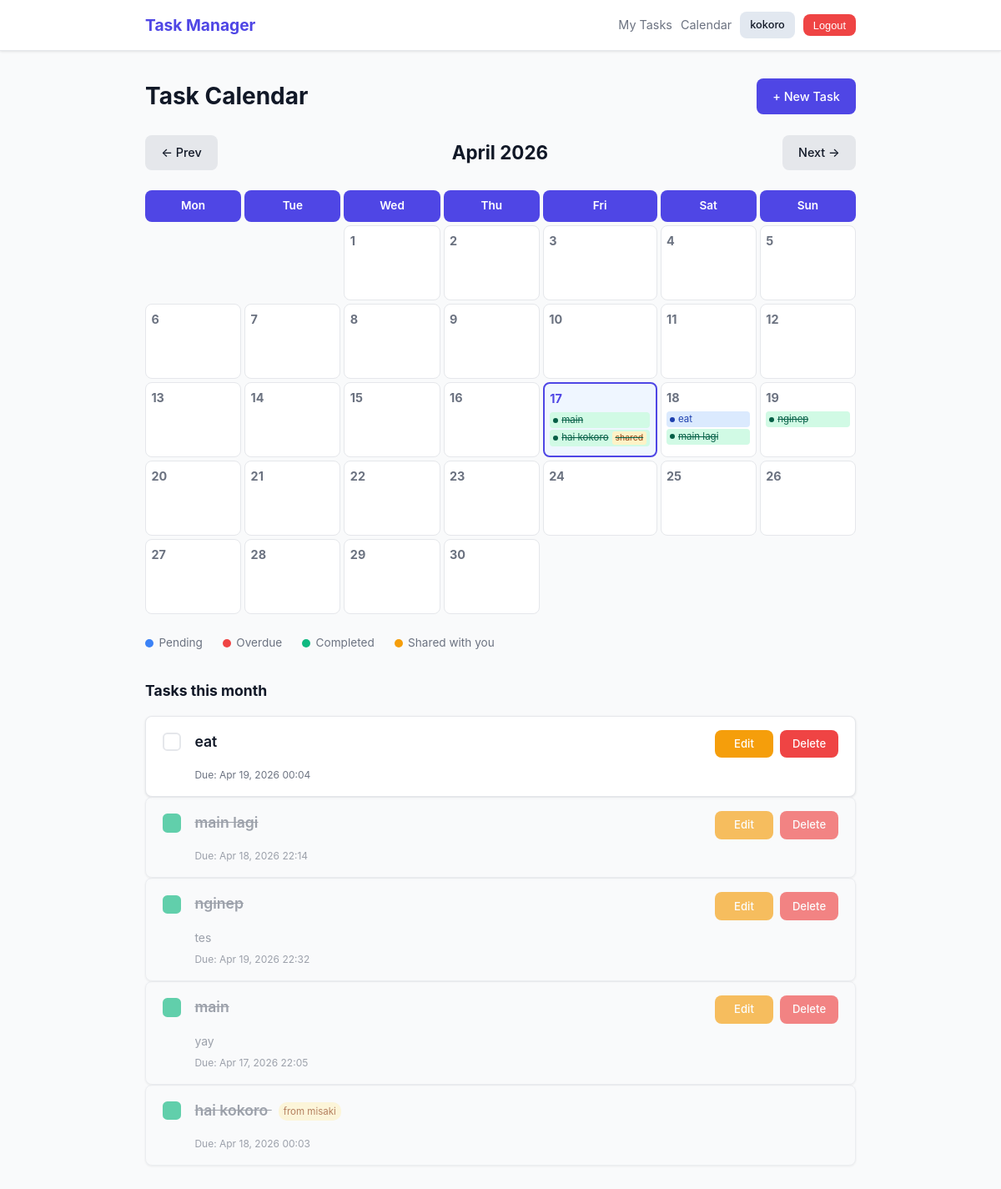
Page /calendar/?year=2026&month=4 (signed in) on the committed database.
### tasks/models.py (models this page shows, shortened)
class Task(models.Model):
    user = models.ForeignKey(User, on_delete=models.CASCADE, related_name='tasks')
    title = models.CharField(max_length=200)
    description = models.TextField(blank=True)
    completed = models.BooleanField(default=False)
    deadline = models.DateTimeField(null=True, blank=True)
    created_at = models.DateTimeField(auto_now_add=True)
    updated_at = models.DateTimeField(auto_now=True)
    shared_with = models.ManyToManyField(
        User,
        through='SharedTask',
        related_name='shared_tasks',
        blank=True,
    )
    class Meta:
        ordering = ['-created_at']
    @property
    def is_overdue(self):
        if self.deadline and not self.completed:
            return timezone.now() > self.deadline
        return False

### tasks/views.py (the view)
# urls.py: path('calendar/', views.calendar_view, name='calendar'),
@login_required
def calendar_view(request):
    today = date.today()
    year = int(request.GET.get('year', today.year))
    month = int(request.GET.get('month', today.month))
    if month < 1:
        month = 12
        year -= 1
    elif month > 12:
        month = 1
        year += 1
    own_tasks = Task.objects.filter(
        user=request.user,
        deadline__year=year,
        deadline__month=month,
    )
    shared_tasks = Task.objects.filter(
        shared_with=request.user,
        deadline__year=year,
        deadline__month=month,
    )
    all_tasks = list(own_tasks) + list(shared_tasks)
    tasks_by_day = {}
    for task in all_tasks:
        day = task.deadline.day
        if day not in tasks_by_day:
            tasks_by_day[day] = []
        tasks_by_day[day].append(task)
    cal = calendar.monthcalendar(year, month)
    prev_month = month - 1 if month > 1 else 12
    prev_year = year if month > 1 else year - 1
    next_month = month + 1 if month < 12 else 1
    next_year = year if month < 12 else year + 1
    context = {
        'year': year,
        'month': month,
        'month_name': calendar.month_name[month],
        'cal': cal,
        'tasks_by_day': tasks_by_day,
        'today': today,
        'prev_month': prev_month,
        'prev_year': prev_year,
        'next_month': next_month,
        'next_year': next_year,
        'day_names': ['Mon', 'Tue', 'Wed', 'Thu', 'Fri', 'Sat', 'Sun'],
    }
    return render(request, 'tasks/calendar.html', context)

### tasks/templates/tasks/calendar.html (shortened to what this page needs)
{% extends 'base.html' %}
{% block content %}
<div class="page-header">
    <h1>Task Calendar</h1>
    <a href="{% url 'task_create' %}" class="btn btn-primary">+ New Task</a>
</div>
<div class="cal-nav">
    <a href="?year={{ prev_year }}&month={{ prev_month }}" class="btn btn-secondary">← Prev</a>
    <h2 class="cal-month-title">{{ month_name }} {{ year }}</h2>
    <a href="?year={{ next_year }}&month={{ next_month }}" class="btn btn-secondary">Next →</a>
</div>
<div class="cal-grid">
    {% for day_name in day_names %}
        <div class="cal-header-cell">{{ day_name }}</div>
    {% endfor %}
    {% for week in cal %}
        {% for day in week %}
            <div class="cal-cell {% if day == 0 %}cal-empty{% endif %} {% if day == today.day and month == today.month and year == today.year %}cal-today{% endif %}">
                {% if day != 0 %}
                    <div class="cal-day-number">{{ day }}</div>
                    {% if tasks_by_day|length %}
                        {% for task_day, day_tasks in tasks_by_day.items %}
                            {% if task_day == day %}
                                {% for task in day_tasks %}
                                    <div class="cal-task {% if task.completed %}cal-task-done{% elif task.is_overdue %}cal-task-overdue{% else %}cal-task-pending{% endif %}">
                                        <span class="cal-task-dot"></span>
                                        <span class="cal-task-name">{{ task.title }}</span>
                                        {% if task.user != request.user %}
                                            <span class="cal-shared-badge">shared</span>
                                        {% endif %}
                                    </div>
                                {% endfor %}
                            {% endif %}
                        {% endfor %}
                    {% endif %}
                {% endif %}
            </div>
        {% endfor %}
    {% endfor %}
</div>
<div class="cal-legend">
    <span class="legend-item"><span class="legend-dot dot-pending"></span> Pending</span>
    <span class="legend-item"><span class="legend-dot dot-overdue"></span> Overdue</span>
    <span class="legend-item"><span class="legend-dot dot-done"></span> Completed</span>
    <span class="legend-item"><span class="legend-dot dot-shared"></span> Shared with you</span>
</div>
<div class="cal-task-list-section">
    <h3>Tasks this month</h3>
    {% if tasks_by_day %}
        {% for task_day, day_tasks in tasks_by_day.items %}
            {% for task in day_tasks %}
                <div id="task-{{ task.pk }}" class="task-card {% if task.completed %}task-completed{% elif task.is_overdue %}task-overdue{% endif %}">
                    <div class="task-checkbox">
                        <form method="post" action="{% url 'task_toggle' task.pk %}">
                            <button type="submit" class="checkbox-btn {% if task.completed %}checkbox-checked{% endif %}" aria-label="Toggle task completion"></button>
                        </form>
                    </div>
                    <div class="task-content">
                        <h3 class="task-title {% if task.completed %}strikethrough{% endif %}">
                            {{ task.title }}
                            {% if task.user != request.user %}
                                <span class="owner-badge">from {{ task.user.username }}</span>
                            {% endif %}
                        </h3>
                        {% if task.description %}
                            <p class="task-description">{{ task.description }}</p>
                        {% endif %}
                        <div class="task-meta-row">
                            <small class="task-meta">Due: {{ task.deadline|date:"M d, Y H:i" }}</small>
                        </div>
                    </div>
                    <div class="task-actions">
                        {% if task.user == request.user %}
                            <a href="{% url 'task_update' task.pk %}" class="btn btn-warning btn-sm">Edit</a>
                            <a href="{% url 'task_delete' task.pk %}" class="btn btn-danger btn-sm">Delete</a>
                        {% endif %}
                    </div>
                </div>
            {% endfor %}
        {% endfor %}
    {% else %}
        <div class="empty-state">
            <div class="empty-icon">📭</div>
            <p>No tasks with deadlines in {{ month_name }} {{ year }}.</p>
            <a href="{% url 'task_create' %}" class="btn btn-primary">Add a Task</a>
        </div>
    {% endif %}
</div>
{% endblock %}

### templates/base.html (shortened to what this page needs)
{% load static %}
<!DOCTYPE html>
<html lang="en">
<head>
    <link rel="stylesheet" href="{% static 'css/style.css' %}">
</head>
<body>
<nav class="navbar">
    <div class="nav-container">
        <a href="{% url 'task_list' %}" class="nav-brand">Task Manager</a>
        <div class="nav-links">
            {% if request.user.is_authenticated %}
                <a href="{% url 'task_list' %}" class="nav-link">My Tasks</a>
                <a href="{% url 'calendar' %}" class="nav-link">Calendar</a>
                <span class="btn btn-user btn-sm">{{ request.user.username }}</span>
                <form method="post" action="{% url 'logout' %}" class="nav-logout-form">
                    <button type="submit" class="btn btn-logout btn-sm">Logout</button>
                </form>
            {% else %}
                <a href="{% url 'login' %}" class="nav-link">Login</a>
                <a href="{% url 'register' %}" class="btn btn-primary btn-sm">Register</a>
            {% endif %}
        </div>
    </div>
</nav>
<main class="main-content">
    <div class="container">
        {% block content %}{% endblock %}
    </div>
</main>
</body>
</html>

### rows in the picture
Task: title "main", completed True (drawn), description "yay", deadline "Apr 17, 2026 22:05", shows "Edit"
Task: title "hai kokoro", shows "shared", completed True (drawn), user.username "misaki", deadline "Apr 18, 2026 00:03"
Task: title "eat", completed False (drawn), deadline "Apr 19, 2026 00:04", shows "Edit"
Task: title "main lagi", completed True (drawn), deadline "Apr 18, 2026 22:14", shows "Edit"
Task: title "nginep", completed True (drawn), description "tes", deadline "Apr 19, 2026 22:32", shows "Edit"

### other values in the picture
{{ request.user.username }} "kokoro"
{{ month_name }} "April"
{{ year }} "2026"
{{ day_name }} "Mon" "Tue" "Wed" "Thu" "Fri" "Sat" "Sun"
{{ day }} "1" "2" "3" "4" "5" "6" "7" "8" "9" "10" "11" "12" "13" "14" "15" "16" "17" "18" "19" "20" "21" "22" "23" "24" "25" "26" "27" "28" "29" "30"
